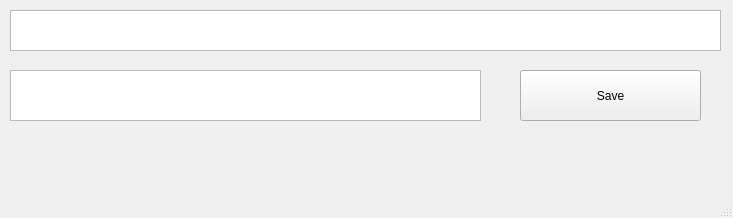
<?xml version="1.0" encoding="UTF-8"?>
<ui version="4.0">
 <class>MainWindow</class>
 <widget class="QMainWindow" name="MainWindow">
  <property name="geometry">
   <rect>
    <x>0</x>
    <y>0</y>
    <width>733</width>
    <height>218</height>
   </rect>
  </property>
  <property name="windowTitle">
   <string>MainWindow</string>
  </property>
  <widget class="QWidget" name="centralwidget">
   <widget class="QTextEdit" name="Receivedstatus">
    <property name="geometry">
     <rect>
      <x>10</x>
      <y>10</y>
      <width>711</width>
      <height>41</height>
     </rect>
    </property>
   </widget>
   <widget class="QTextEdit" name="SaveDirectory">
    <property name="geometry">
     <rect>
      <x>10</x>
      <y>70</y>
      <width>471</width>
      <height>51</height>
     </rect>
    </property>
   </widget>
   <widget class="QPushButton" name="SaveButton">
    <property name="geometry">
     <rect>
      <x>520</x>
      <y>70</y>
      <width>181</width>
      <height>51</height>
     </rect>
    </property>
    <property name="text">
     <string>Save</string>
    </property>
   </widget>
  </widget>
  <widget class="QMenuBar" name="menubar">
   <property name="geometry">
    <rect>
     <x>0</x>
     <y>0</y>
     <width>733</width>
     <height>25</height>
    </rect>
   </property>
  </widget>
  <widget class="QStatusBar" name="statusbar"/>
 </widget>
 <resources/>
 <connections/>
</ui>
